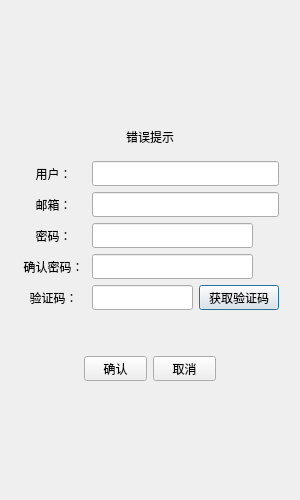
<?xml version="1.0" encoding="UTF-8"?>
<ui version="4.0">
 <class>register_dialog</class>
 <widget class="QDialog" name="register_dialog">
  <property name="geometry">
   <rect>
    <x>0</x>
    <y>0</y>
    <width>300</width>
    <height>500</height>
   </rect>
  </property>
  <property name="minimumSize">
   <size>
    <width>300</width>
    <height>500</height>
   </size>
  </property>
  <property name="maximumSize">
   <size>
    <width>378</width>
    <height>500</height>
   </size>
  </property>
  <property name="windowTitle">
   <string>Dialog</string>
  </property>
  <layout class="QVBoxLayout" name="verticalLayout_5">
   <item>
    <layout class="QVBoxLayout" name="verticalLayout">
     <property name="spacing">
      <number>1</number>
     </property>
     <property name="leftMargin">
      <number>1</number>
     </property>
     <property name="topMargin">
      <number>1</number>
     </property>
     <property name="rightMargin">
      <number>1</number>
     </property>
     <property name="bottomMargin">
      <number>1</number>
     </property>
     <item>
      <widget class="QStackedWidget" name="stackedWidget">
       <property name="currentIndex">
        <number>0</number>
       </property>
       <widget class="QWidget" name="page">
        <layout class="QVBoxLayout" name="verticalLayout_2">
         <item>
          <spacer name="verticalSpacer_3">
           <property name="orientation">
            <enum>Qt::Vertical</enum>
           </property>
           <property name="sizeHint" stdset="0">
            <size>
             <width>20</width>
             <height>40</height>
            </size>
           </property>
          </spacer>
         </item>
         <item>
          <widget class="QWidget" name="widget" native="true">
           <layout class="QVBoxLayout" name="verticalLayout_3">
            <item>
             <widget class="QLabel" name="error_tip">
              <property name="text">
               <string>错误提示</string>
              </property>
              <property name="alignment">
               <set>Qt::AlignCenter</set>
              </property>
             </widget>
            </item>
           </layout>
          </widget>
         </item>
         <item>
          <layout class="QHBoxLayout" name="horizontalLayout">
           <item>
            <widget class="QLabel" name="user_label">
             <property name="minimumSize">
              <size>
               <width>65</width>
               <height>25</height>
              </size>
             </property>
             <property name="maximumSize">
              <size>
               <width>65</width>
               <height>25</height>
              </size>
             </property>
             <property name="text">
              <string>用户：</string>
             </property>
             <property name="alignment">
              <set>Qt::AlignCenter</set>
             </property>
            </widget>
           </item>
           <item>
            <widget class="QLineEdit" name="user_edit">
             <property name="minimumSize">
              <size>
               <width>0</width>
               <height>25</height>
              </size>
             </property>
             <property name="maximumSize">
              <size>
               <width>16777215</width>
               <height>25</height>
              </size>
             </property>
            </widget>
           </item>
          </layout>
         </item>
         <item>
          <layout class="QHBoxLayout" name="horizontalLayout_2">
           <item>
            <widget class="QLabel" name="email_label">
             <property name="minimumSize">
              <size>
               <width>65</width>
               <height>25</height>
              </size>
             </property>
             <property name="maximumSize">
              <size>
               <width>65</width>
               <height>25</height>
              </size>
             </property>
             <property name="text">
              <string>邮箱：</string>
             </property>
             <property name="alignment">
              <set>Qt::AlignCenter</set>
             </property>
            </widget>
           </item>
           <item>
            <widget class="QLineEdit" name="email_edit">
             <property name="minimumSize">
              <size>
               <width>0</width>
               <height>25</height>
              </size>
             </property>
             <property name="maximumSize">
              <size>
               <width>16777215</width>
               <height>25</height>
              </size>
             </property>
            </widget>
           </item>
          </layout>
         </item>
         <item>
          <layout class="QHBoxLayout" name="horizontalLayout_3">
           <item>
            <widget class="QLabel" name="passwd_label">
             <property name="minimumSize">
              <size>
               <width>65</width>
               <height>25</height>
              </size>
             </property>
             <property name="maximumSize">
              <size>
               <width>65</width>
               <height>25</height>
              </size>
             </property>
             <property name="text">
              <string>密码：</string>
             </property>
             <property name="alignment">
              <set>Qt::AlignCenter</set>
             </property>
            </widget>
           </item>
           <item>
            <widget class="QLineEdit" name="passwd_edit">
             <property name="minimumSize">
              <size>
               <width>0</width>
               <height>25</height>
              </size>
             </property>
             <property name="maximumSize">
              <size>
               <width>16777215</width>
               <height>25</height>
              </size>
             </property>
            </widget>
           </item>
           <item>
            <widget class="ClickedLabel" name="passwd_visible">
             <property name="minimumSize">
              <size>
               <width>20</width>
               <height>20</height>
              </size>
             </property>
             <property name="maximumSize">
              <size>
               <width>20</width>
               <height>20</height>
              </size>
             </property>
             <property name="text">
              <string/>
             </property>
            </widget>
           </item>
          </layout>
         </item>
         <item>
          <layout class="QHBoxLayout" name="horizontalLayout_4">
           <item>
            <widget class="QLabel" name="wd_label">
             <property name="minimumSize">
              <size>
               <width>65</width>
               <height>25</height>
              </size>
             </property>
             <property name="maximumSize">
              <size>
               <width>65</width>
               <height>25</height>
              </size>
             </property>
             <property name="text">
              <string>确认密码：</string>
             </property>
             <property name="alignment">
              <set>Qt::AlignCenter</set>
             </property>
            </widget>
           </item>
           <item>
            <widget class="QLineEdit" name="wd_edit">
             <property name="minimumSize">
              <size>
               <width>0</width>
               <height>25</height>
              </size>
             </property>
             <property name="maximumSize">
              <size>
               <width>16777215</width>
               <height>25</height>
              </size>
             </property>
            </widget>
           </item>
           <item>
            <widget class="ClickedLabel" name="wd_visible">
             <property name="minimumSize">
              <size>
               <width>20</width>
               <height>20</height>
              </size>
             </property>
             <property name="maximumSize">
              <size>
               <width>20</width>
               <height>20</height>
              </size>
             </property>
             <property name="text">
              <string/>
             </property>
            </widget>
           </item>
          </layout>
         </item>
         <item>
          <layout class="QHBoxLayout" name="horizontalLayout_5">
           <item>
            <widget class="QLabel" name="varifylabel">
             <property name="minimumSize">
              <size>
               <width>65</width>
               <height>25</height>
              </size>
             </property>
             <property name="maximumSize">
              <size>
               <width>65</width>
               <height>25</height>
              </size>
             </property>
             <property name="text">
              <string>验证码：</string>
             </property>
             <property name="alignment">
              <set>Qt::AlignCenter</set>
             </property>
            </widget>
           </item>
           <item>
            <widget class="QLineEdit" name="varify_edit">
             <property name="minimumSize">
              <size>
               <width>0</width>
               <height>25</height>
              </size>
             </property>
             <property name="maximumSize">
              <size>
               <width>16777215</width>
               <height>25</height>
              </size>
             </property>
            </widget>
           </item>
           <item>
            <widget class="TimerBtn" name="get_code">
             <property name="minimumSize">
              <size>
               <width>0</width>
               <height>25</height>
              </size>
             </property>
             <property name="maximumSize">
              <size>
               <width>16777215</width>
               <height>25</height>
              </size>
             </property>
             <property name="text">
              <string>获取验证码</string>
             </property>
            </widget>
           </item>
          </layout>
         </item>
         <item>
          <spacer name="verticalSpacer">
           <property name="orientation">
            <enum>Qt::Vertical</enum>
           </property>
           <property name="sizeType">
            <enum>QSizePolicy::Fixed</enum>
           </property>
           <property name="sizeHint" stdset="0">
            <size>
             <width>20</width>
             <height>40</height>
            </size>
           </property>
          </spacer>
         </item>
         <item>
          <layout class="QHBoxLayout" name="horizontalLayout_6">
           <item>
            <spacer name="horizontalSpacer">
             <property name="orientation">
              <enum>Qt::Horizontal</enum>
             </property>
             <property name="sizeType">
              <enum>QSizePolicy::Fixed</enum>
             </property>
             <property name="sizeHint" stdset="0">
              <size>
               <width>80</width>
               <height>20</height>
              </size>
             </property>
            </spacer>
           </item>
           <item>
            <widget class="QPushButton" name="confirm">
             <property name="minimumSize">
              <size>
               <width>0</width>
               <height>25</height>
              </size>
             </property>
             <property name="maximumSize">
              <size>
               <width>16777215</width>
               <height>25</height>
              </size>
             </property>
             <property name="text">
              <string>确认</string>
             </property>
            </widget>
           </item>
           <item>
            <widget class="QPushButton" name="cancel">
             <property name="minimumSize">
              <size>
               <width>0</width>
               <height>25</height>
              </size>
             </property>
             <property name="maximumSize">
              <size>
               <width>16777215</width>
               <height>25</height>
              </size>
             </property>
             <property name="text">
              <string>取消</string>
             </property>
            </widget>
           </item>
           <item>
            <spacer name="horizontalSpacer_2">
             <property name="orientation">
              <enum>Qt::Horizontal</enum>
             </property>
             <property name="sizeType">
              <enum>QSizePolicy::Fixed</enum>
             </property>
             <property name="sizeHint" stdset="0">
              <size>
               <width>80</width>
               <height>20</height>
              </size>
             </property>
            </spacer>
           </item>
          </layout>
         </item>
         <item>
          <spacer name="verticalSpacer_2">
           <property name="orientation">
            <enum>Qt::Vertical</enum>
           </property>
           <property name="sizeHint" stdset="0">
            <size>
             <width>20</width>
             <height>40</height>
            </size>
           </property>
          </spacer>
         </item>
        </layout>
       </widget>
       <widget class="QWidget" name="page_2">
        <layout class="QVBoxLayout" name="verticalLayout_4">
         <item>
          <spacer name="verticalSpacer_4">
           <property name="orientation">
            <enum>Qt::Vertical</enum>
           </property>
           <property name="sizeHint" stdset="0">
            <size>
             <width>20</width>
             <height>40</height>
            </size>
           </property>
          </spacer>
         </item>
         <item>
          <widget class="QLabel" name="tip_lb">
           <property name="text">
            <string>注册成功，5s后返回登录</string>
           </property>
           <property name="alignment">
            <set>Qt::AlignCenter</set>
           </property>
          </widget>
         </item>
         <item>
          <widget class="QLabel" name="tip2_lb">
           <property name="text">
            <string>可点击返回按钮直接返回登录界面</string>
           </property>
           <property name="alignment">
            <set>Qt::AlignCenter</set>
           </property>
          </widget>
         </item>
         <item>
          <spacer name="verticalSpacer_5">
           <property name="orientation">
            <enum>Qt::Vertical</enum>
           </property>
           <property name="sizeHint" stdset="0">
            <size>
             <width>20</width>
             <height>40</height>
            </size>
           </property>
          </spacer>
         </item>
         <item>
          <widget class="QWidget" name="widget_2" native="true">
           <layout class="QHBoxLayout" name="horizontalLayout_8">
            <item>
             <spacer name="horizontalSpacer_3">
              <property name="orientation">
               <enum>Qt::Horizontal</enum>
              </property>
              <property name="sizeHint" stdset="0">
               <size>
                <width>40</width>
                <height>20</height>
               </size>
              </property>
             </spacer>
            </item>
            <item>
             <widget class="QPushButton" name="return_btn">
              <property name="minimumSize">
               <size>
                <width>0</width>
                <height>25</height>
               </size>
              </property>
              <property name="maximumSize">
               <size>
                <width>16777215</width>
                <height>25</height>
               </size>
              </property>
              <property name="text">
               <string>返回登录</string>
              </property>
             </widget>
            </item>
            <item>
             <spacer name="horizontalSpacer_4">
              <property name="orientation">
               <enum>Qt::Horizontal</enum>
              </property>
              <property name="sizeHint" stdset="0">
               <size>
                <width>40</width>
                <height>20</height>
               </size>
              </property>
             </spacer>
            </item>
           </layout>
          </widget>
         </item>
         <item>
          <spacer name="verticalSpacer_6">
           <property name="orientation">
            <enum>Qt::Vertical</enum>
           </property>
           <property name="sizeHint" stdset="0">
            <size>
             <width>20</width>
             <height>40</height>
            </size>
           </property>
          </spacer>
         </item>
        </layout>
       </widget>
      </widget>
     </item>
    </layout>
   </item>
  </layout>
 </widget>
 <customwidgets>
  <customwidget>
   <class>TimerBtn</class>
   <extends>QPushButton</extends>
   <header>timerbtn.h</header>
  </customwidget>
  <customwidget>
   <class>ClickedLabel</class>
   <extends>QLabel</extends>
   <header location="global">clickedlabel.h</header>
  </customwidget>
 </customwidgets>
 <resources/>
 <connections/>
</ui>
